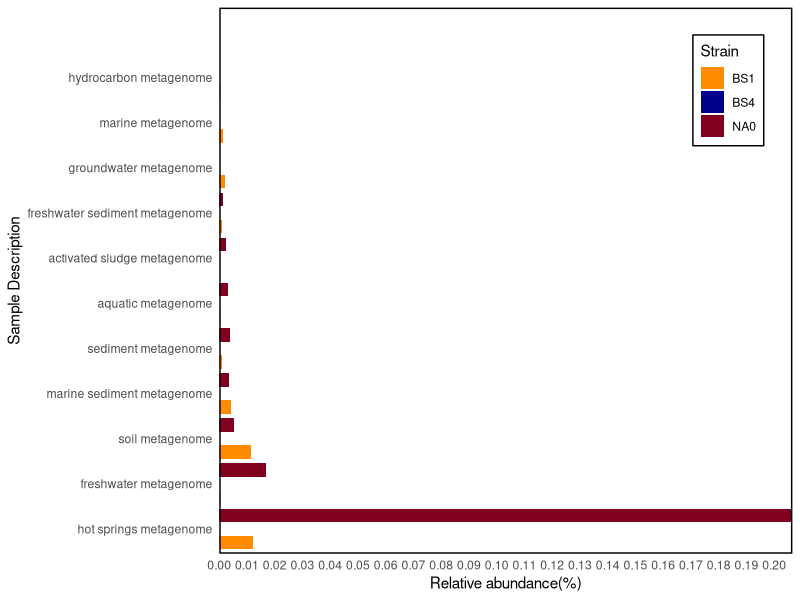

R code for this plot:
library(ggplot2)
library(dplyr)
library(tidyr)
library(scales)

# Load the data
data <- read.csv("conexivisphaerales_imngs.csv", stringsAsFactors = FALSE)

# Convert wide format to long format
data_long <- data %>%
  pivot_longer(cols = c(NA0, BS1, BS4), names_to = "Sequence", values_to = "Hits") %>%
  group_by(Description, Sequence) %>%
  summarise(Percentage = (sum(Hits) / sum(Size)) * 100, .groups = "drop")  # Ensure percentages are correctly calculated

# Create a grouped bar plot
ggplot(data_long, aes(x = reorder(Description, -Percentage), y = Percentage, fill = Sequence)) +
  geom_bar(stat = "identity", position = "dodge") +  # Dodge to separate bars
  theme_minimal() +
  xlab("Sample Description") +
  ylab("Relative abundance(%)") +
  coord_flip() +  # Rotate for readability
  scale_fill_manual(values = c("NA0" = "#800020", "BS1" = "darkorange", "BS4" = "#00008B")) + 
  scale_y_continuous(breaks = seq(0, 1, by = 0.01), expand = c(0, 0)) +  # Fix percentage display and axis alignment
  scale_x_discrete(expand = c(0.05, 0)) +  # Ensure bars touch the y-axis
  theme_minimal() +
  theme(
    panel.grid = element_blank(),  # Remove gridlines
    panel.border = element_rect(color = "black", fill = NA, size = 1),  # Add axis lines on all sides
    axis.line = element_blank(),  # Avoid double axis lines
    legend.position = c(0.95, 0.95),  # Position legend inside the plot area (upper right)
    legend.justification = c(1, 1),  # Adjust legend box placement
    legend.box = "vertical",  # Stack the legend items vertically
    legend.background = element_rect(fill = "white", color = "black", size = 0.5)  # Add background to legend
  ) +
  labs(fill = "Strain")
